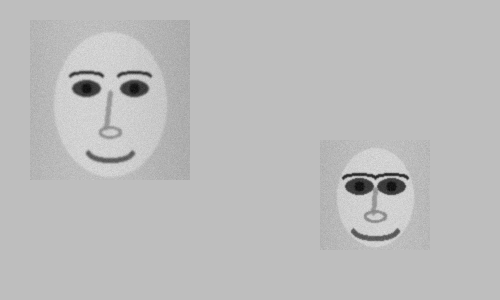
#> input picture assets/images/generated/sample-synth-face-scene.png, 500 x 300 px, found by its file name
$ python gen_facedetect_data.py
#> lines starting #> are read from the running program, lines starting #| are printed output that depends on the picture
"""Real cv2.CascadeClassifier face + eye detections on sample-synth-face-scene.png, plus ground-truth
boxes and IoU, for FaceDetectLab (Module 37.5): apps/web/public/data/facedetect-data.json (fetched by the
lab at run time)."""
import json
import cv2

G = "assets/images/generated/"
GROUND_TRUTH = [(30, 20, 160, 160), (320, 140, 110, 110)]

def iou(a, b):
    ax0, ay0, ax1, ay1 = a[0], a[1], a[0] + a[2], a[1] + a[3]
    bx0, by0, bx1, by1 = b[0], b[1], b[0] + b[2], b[1] + b[3]
    ix0, iy0 = max(ax0, bx0), max(ay0, by0)
    ix1, iy1 = min(ax1, bx1), min(ay1, by1)
    inter = max(0, ix1 - ix0) * max(0, iy1 - iy0)
    union = a[2] * a[3] + b[2] * b[3] - inter
    return inter / union if union > 0 else 0.0

img = cv2.imread(G + "sample-synth-face-scene.png", cv2.IMREAD_GRAYSCALE)
#> img is the input picture: shape (300, 500); min 9, max 224, mean 188.4
face_casc = cv2.CascadeClassifier(cv2.data.haarcascades + "haarcascade_frontalface_default.xml")
eye_casc = cv2.CascadeClassifier(cv2.data.haarcascades + "haarcascade_eye.xml")

faces = sorted(face_casc.detectMultiScale(img, scaleFactor=1.05, minNeighbors=4, minSize=(50, 50)).tolist())
#> faces = [[29, 21, 169, 169], [324, 145, 103, 103]]
faces_out = []
for f in faces:
    x, y, w, h = f
    roi = img[y:y + h, x:x + w]
    eyes = eye_casc.detectMultiScale(roi, scaleFactor=1.05, minNeighbors=5, minSize=(20, 20), maxSize=(60, 60))
    best_gt = max(GROUND_TRUTH, key=lambda gt: iou(gt, f))
    faces_out.append({
        "box": f, "eyes": [[int(v) for v in e] for e in eyes],
        "iou": round(iou(best_gt, f), 4),
    })
#> this loop made 2 passes
#> (x, y, w, h, eyes) on pass 1: (29, 21, 169, 169, [[85, 48, 38, 38], [35, 46, 43, 43]])
#> (x, y, w, h) on pass 2: (324, 145, 103, 103)
#> pass 1, `roi = img[y:y + h, x:x + w]`:
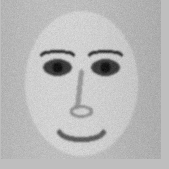
#> roi: shape (169, 169); min 11, max 224, mean 186.1
#> pass 2, `roi = img[y:y + h, x:x + w]`:
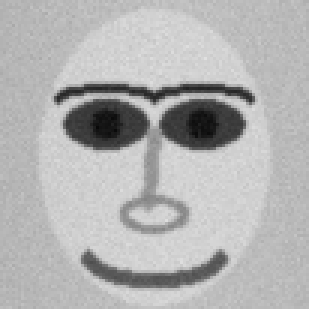
#> roi: shape (103, 103) (shown 3 times larger); min 9, max 224, mean 179
#> after the loop, faces_out = 2 items

out = {"imageSize": list(img.shape[::-1]), "groundTruth": [list(g) for g in GROUND_TRUTH], "faces": faces_out}
json.dump(out, open("apps/web/public/data/facedetect-data.json", "w"), separators=(",", ":"))
print(out)
#> (printed output is left out)
